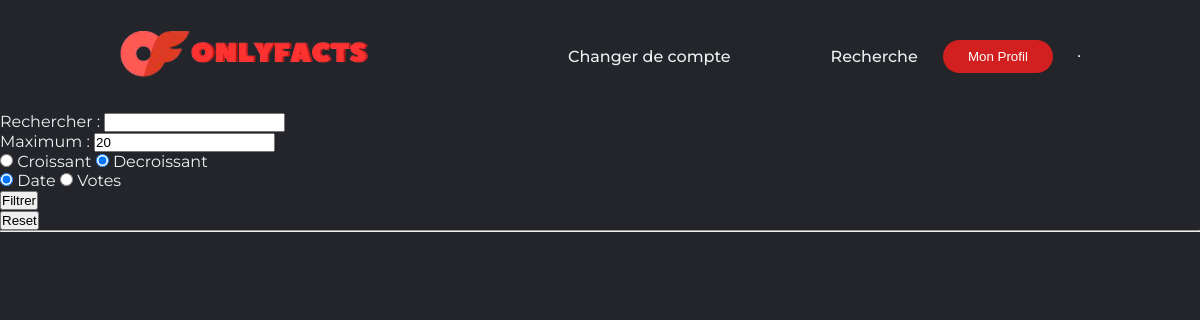
The page /search (signed in) on the database as committed earlier.
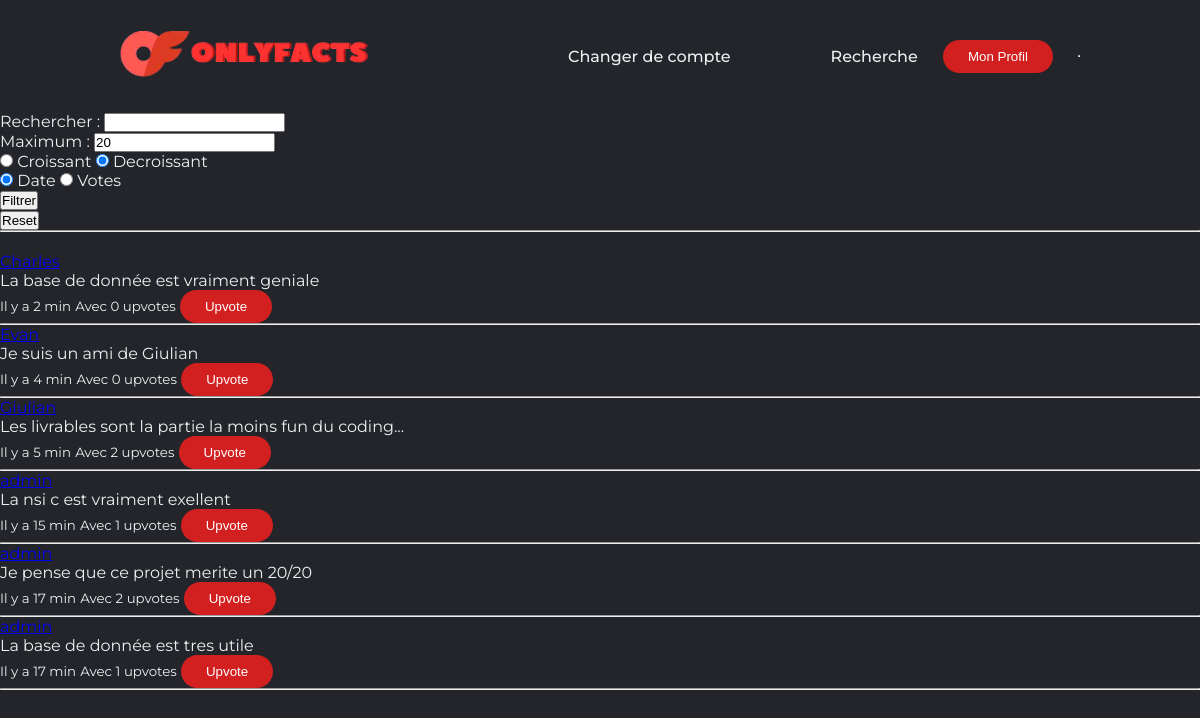
The same page on the database as committed later.
### tables this page shows
CREATE TABLE posts(POST_ID INTEGER PRIMARY KEY,AUTHOR INTEGER,BODY TEXT,DATE TEXT,FOREIGN KEY (AUTHOR) REFERENCES users(USER_ID));

### apps/routes.py (the view)
@app.route('/search', methods = ['GET'])
def search():
    if g.utilisateur is None:
        return redirect(location="/login")
    if not session.get("parametres"):
        session["parametres"] = DEFAULT_PARAMETRES
    parametres = session.get("parametres")
    return render_template('search.html', titre='Recherche', utilisateur=g.utilisateur, posts=liste_post_fini(*parametres), parametres=parametres)

### apps/db.py (called while the page is built)
def ouvrir_database() -> tuple[sqlite3.Connection, sqlite3.Cursor]:
    try:
        db_connection : sqlite3.Connection = sqlite3.connect("OF_database.db")
        db_cursor : sqlite3.Cursor = db_connection.cursor()
        return db_connection, db_cursor
    except sqlite3.Error as error:
        raise error

def fermer_database(db_connection : sqlite3.Connection) -> None:
    try:
        db_connection.commit()
        db_connection.close()
    except sqlite3.Error as error:
        raise error

def convert_utilisateur_dict(utilisateur) -> dict:
    return {"id":utilisateur[0],"prenom":utilisateur[1],"nom":utilisateur[2],"mdp":utilisateur[3]}

def get_utilisateur_par_id(id_utilisateur : int) -> dict:
    db_connection, db_cursor = ouvrir_database()
    try:
        db_cursor.execute(f'SELECT * FROM users WHERE USER_ID={id_utilisateur};')
        user = db_cursor.fetchone()
        fermer_database(db_connection)
        return user if user == None else convert_utilisateur_dict(user)
    except sqlite3.Error as error:
        raise error

def convert_post_dict(post) -> dict:
    return {"id":post[0],"author_id":post[1],"body":post[2],"created":post[3]}

### apps/templates/search.html
{% extends "base.html" %}
{% block content %}
<form action="/filtrer" method="POST">
    <label for="texte">Rechercher :</label>
    <input type="text" id="texte" name="texte" value="{{ parametres[0] }}"><br>
    <label for="max">Maximum :</label>
    <input type="text" id="max" name="max" value="{{ parametres[1] }}" required><br>
    <input type="radio" id="croissant" name="ordre" value="croissant" {% if parametres[2] %}checked{% endif %}>
    <label for="croissant">Croissant</label>
    <input type="radio" id="decroissant" name="ordre" value="decroissant" {% if not parametres[2] %}checked{% endif %}>
    <label for="decroissant">Decroissant</label><br>
    <input type="radio" id="created" name="cle" value="created" {% if parametres[3] == "created" %}checked{% endif %}>
    <label for="croissant">Date</label>
    <input type="radio" id="votes" name="cle" value="votes" {% if parametres[3] == "votes" %}checked{% endif %}>
    <label for="decroissant">Votes</label><br>
    <input type="submit" value="Filtrer">
</form>
<form action="/reset_filtre" method="POST"> <input type="submit" value="Reset"> </form>
<hr>
<div class="posts">
    {% for post in posts %}
    <div class="post">
        <a href="/profile/{{ post.auteur.id }}">{{ post.auteur.prenom }}</a>
        <p>{{ post.body }}</p>
        <small>{{ post.created }}</small>
        <small>Avec {{ post.votes }} upvotes</small>
        <form action="/upvote/search/{{ post.id }}" method="POST" style="display:inline;">
            <button type="submit">Upvote</button>
        </form>
        <hr>
    </div>
    {% endfor %}
</div>
{% endblock %}

Rows that differ between the two databases and show on the page:
added posts: body "La base de donnée est vraiment geniale", created "Il y a 2 min", votes "0"
added posts: body "Je suis un ami de Giulian", created "Il y a 4 min", votes "0"
added posts: body "Les livrables sont la partie la moins fun du coding...", created "Il y a 5 min", votes "2"
added posts: body "La nsi c est vraiment exellent", created "Il y a 15 min", votes "1"
added posts: body "Je pense que ce projet merite un 20/20", created "Il y a 17 min", votes "2"
added posts: body "La base de donnée est tres utile", created "Il y a 17 min", votes "1"
